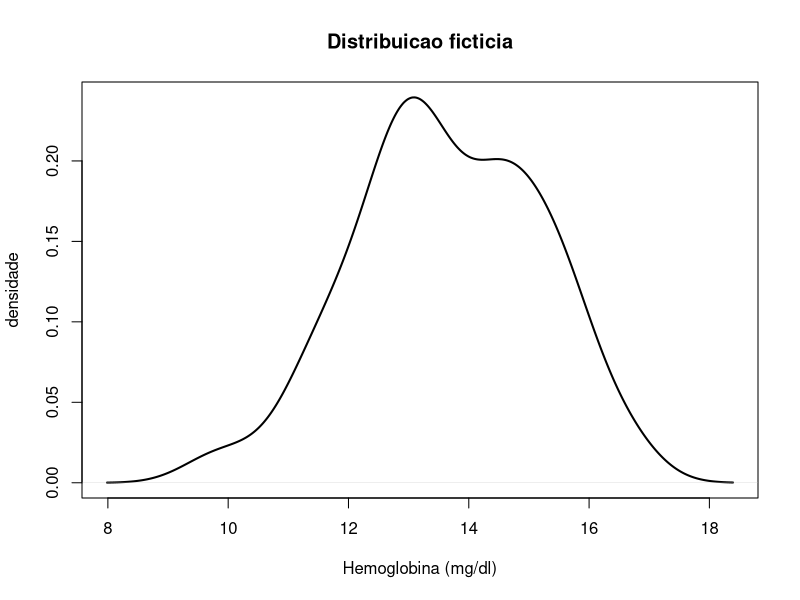

The R source for this figure:
# para reproduzir o exemplo
set.seed(837)
# numero de individuos
n <- 100
# media
mu <- 13.5 
# desvio-padrao
dp <-1.5 
# unidade
txtun <- "mg/dl"
# cria a populacao e exibe o grafico
v <- rnorm(n,mu,dp)
d <- density(v)
plot (d, type="l", 
      main="Distribuicao ficticia",
      xlab=paste("Hemoglobina (",txtun,")",sep=""), 
      ylab="densidade", 
      lty=1, lwd=2)
cat("Verificação:\n")
cat("  média = ", round(mean(v),6),"\n", sep="")
cat("  dp = ", round(sd(v),6),"\n", sep="")
